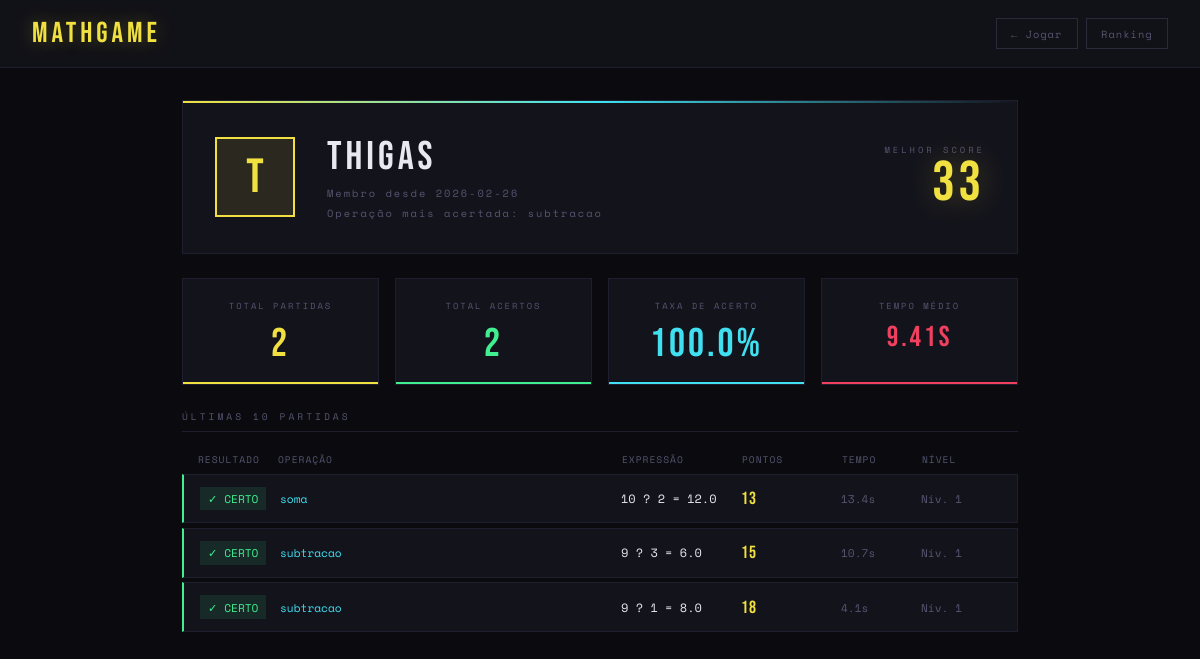
The app's page /perfil (signed in) with its own data.
### tables this page shows
CREATE TABLE usuarios (
            id INTEGER PRIMARY KEY AUTOINCREMENT,
            username TEXT UNIQUE NOT NULL,
            senha_hash TEXT NOT NULL,
            criado_em TEXT NOT NULL,
            total_partidas INTEGER DEFAULT 0,
            total_acertos INTEGER DEFAULT 0,
            melhor_pontuacao INTEGER DEFAULT 0
        );

CREATE TABLE partidas (
            id INTEGER PRIMARY KEY AUTOINCREMENT,
            usuario_id INTEGER NOT NULL,
            dificuldade INTEGER NOT NULL,
            operacao TEXT NOT NULL,
            valor1 REAL NOT NULL,
            valor2 REAL NOT NULL,
            resultado_correto REAL NOT NULL,
            resposta_usuario REAL,
            acertou INTEGER NOT NULL DEFAULT 0,
            tempo_resposta REAL,
            pontos INTEGER DEFAULT 0,
            jogado_em TEXT NOT NULL,
            FOREIGN KEY (usuario_id) REFERENCES usuarios(id)
        );

### app.py (the view)
@app.route('/perfil')
def perfil():
    redir = exige_login()
    if redir:
        return redir
    usuario = usuario_logado()
    stats = buscar_estatisticas(usuario['id'])
    historico = buscar_historico(usuario['id'], 10)
    return render_template('perfil.html', usuario=usuario, stats=stats, historico=historico)

### app.py (called while the page is built)
def usuario_logado() -> dict | None:
    uid = session.get('usuario_id')
    if uid:
        return buscar_usuario(uid)
    return None

def exige_login():
    if not usuario_logado():
        return redirect(url_for('login'))
    return None

### models/database.py (called while the page is built)
def get_connection() -> sqlite3.Connection:
    conn = sqlite3.connect(DB_PATH)
    conn.row_factory = sqlite3.Row
    return conn

def buscar_usuario(usuario_id: int) -> dict | None:
    conn = get_connection()
    u = conn.execute('SELECT * FROM usuarios WHERE id = ?', (usuario_id,)).fetchone()
    conn.close()
    return dict(u) if u else None

def buscar_historico(usuario_id: int, limite: int = 20) -> list[dict]:
    conn = get_connection()
    rows = conn.execute('''
        SELECT * FROM partidas
        WHERE usuario_id = ?
        ORDER BY jogado_em DESC
        LIMIT ?
    ''', (usuario_id, limite)).fetchall()
    conn.close()
    return [dict(r) for r in rows]

### templates/perfil.html (shortened to what this page needs)
<!DOCTYPE html>
<html lang="pt-br">
<head>
</head>
<body>
<header>
  <a href="/jogo" class="header-logo">MATHGAME</a>
  <div class="header-nav">
    <a href="/jogo" class="nav-btn">← Jogar</a>
    <a href="/ranking" class="nav-btn">Ranking</a>
  </div>
</header>
<main>
  <div class="perfil-hero">
    <div class="avatar-grande">{{ stats.username[0]|upper }}</div>
    <div class="perfil-info">
      <div class="perfil-username">{{ stats.username }}</div>
      <div class="perfil-desde">
        Membro desde {{ stats.criado_em[:10] if stats.criado_em else '—' }}
      </div>
      {% if stats.operacao_favorita %}
      <div class="perfil-desde" style="margin-top: 0.25rem;">
        Operação mais acertada: {{ stats.operacao_favorita.operacao }}
      </div>
      {% endif %}
    </div>
    <div class="melhor-score">
      <div class="melhor-label">Melhor Score</div>
      <div class="melhor-valor">{{ stats.melhor_pontuacao }}</div>
    </div>
  </div>
  <div class="stats-grid">
    <div class="stat-card amarelo">
      <div class="stat-card-label">Total Partidas</div>
      <div class="stat-card-val">{{ stats.total_partidas }}</div>
    </div>
    <div class="stat-card verde">
      <div class="stat-card-label">Total Acertos</div>
      <div class="stat-card-val">{{ stats.total_acertos }}</div>
    </div>
    <div class="stat-card ciano">
      <div class="stat-card-label">Taxa de Acerto</div>
      <div class="stat-card-val">{{ stats.taxa_acerto }}%</div>
    </div>
    <div class="stat-card vermelho">
      <div class="stat-card-label">Tempo Médio</div>
      <div class="stat-card-val" style="font-size:1.8rem;">
        {{ stats.tempo_medio_resposta ~ 's' if stats.tempo_medio_resposta else '—' }}
      </div>
    </div>
  </div>
  <div>
    <div class="section-title">Últimas 10 Partidas</div>
    {% if historico %}
    <div class="historico-header">
      <span>Resultado</span>
      <span>Operação</span>
      <span>Expressão</span>
      <span>Pontos</span>
      <span>Tempo</span>
      <span>Nível</span>
    </div>
    {% for p in historico %}
    <div class="historico-row {{ 'acerto' if p.acertou else 'erro' }}">
      <div>
        <span class="h-resultado {{ 'acerto' if p.acertou else 'erro' }}">
          {{ '✓ CERTO' if p.acertou else '✗ ERRO' }}
        </span>
      </div>
      <div class="h-op">{{ p.operacao }}</div>
      <div class="h-expr">
        {% if p.operacao == 'raiz' %}
          √{{ p.valor1|int }} = {{ p.resultado_correto|int }}
        {% else %}
          {{ p.valor1|int }} ? {{ p.valor2|int }} = {{ p.resultado_correto }}
        {% endif %}
      </div>
      <div class="h-pontos">{{ p.pontos }}</div>
      <div class="h-tempo">
        {{ p.tempo_resposta|round(1) ~ 's' if p.tempo_resposta else '—' }}
      </div>
      <div class="h-dif">Nív. {{ p.dificuldade }}</div>
    </div>
    {% endfor %}
    {% else %}
    <div class="empty">
      Nenhuma partida ainda.<br>Vá jogar!
    </div>
    {% endif %}
  </div>
</main>
</body>
</html>

### records on screen
usuarios: username "T", username "Thigas", criado_em "2026-02-26", melhor_pontuacao "33", total_partidas "2", total_acertos "2"
partidas: acertou "✓ CERTO", operacao "soma", valor1 "10", valor2 "2", resultado_correto "12.0", pontos "13", tempo_resposta "13.4s", dificuldade "1"
partidas: acertou "✓ CERTO", operacao "subtracao", valor1 "9", valor2 "3", resultado_correto "6.0", pontos "15", tempo_resposta "10.7s", dificuldade "1"
partidas: acertou "✓ CERTO", operacao "subtracao", valor1 "9", valor2 "1", resultado_correto "8.0", pontos "18", tempo_resposta "4.1s", dificuldade "1"

### other values on screen
{{ stats.operacao_favorita.operacao }} "subtracao"
{{ stats.taxa_acerto }} "100.0"
